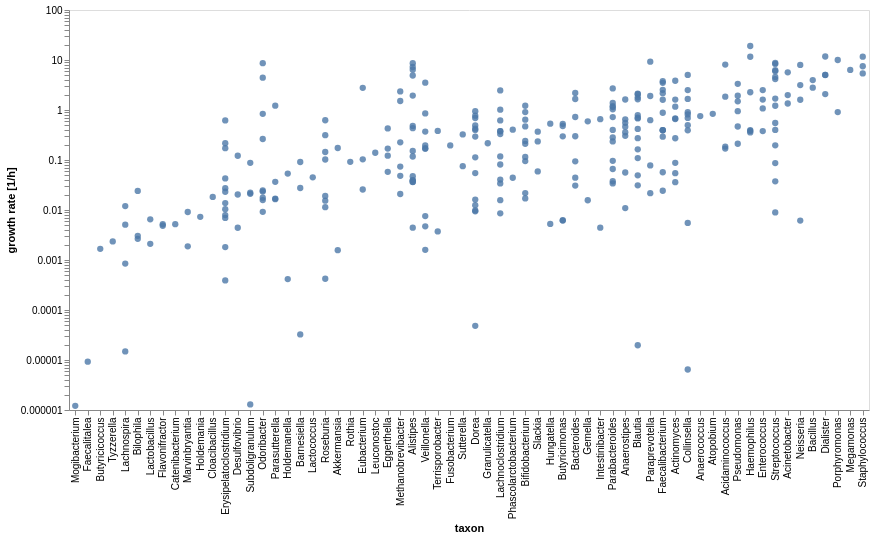

The specification (Vega-Lite) saved for this image:
### Vega-Lite specification from a JSON file in a GitHub repository (floating-point values rounded to 4 significant figures; data arrays with more than 128 entries replaced by an {"elided": "..."} marker saying what was removed)
{"$schema": "https://vega.github.io/schema/vega-lite/v5.json", "width": 800, "height": 400, "data": {"values": {"elided": "298 records"}}, "mark": {"type": "point", "filled": true, "size": 40, "tooltip": {"content": "data"}}, "encoding": {"y": {"field": "growth_rate", "type": "quantitative", "scale": {"type": "log"}, "axis": {"title": "growth rate [1/h]", "grid": false}}, "x": {"field": "taxon", "type": "nominal", "sort": {"op": "median", "field": "growth_rate"}, "axis": {}}, "color": {}, "opacity": {"value": 0.8}}}
